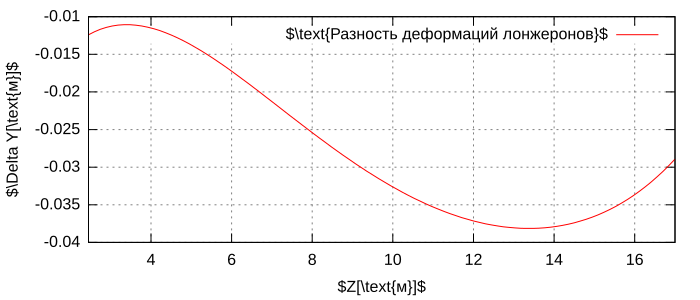

This figure's gnuplot source:
set term svg size 700,300
set style line 7 lt 1 lc rgbcolor "black" lw 1.1
set xzeroaxis ls 7
set grid
set xrange [2.45:17]
set xlabel '$Z[\text{м}]$'
set ylabel '$\Delta Y[\text{м}]$'
set output 'WingRotating.svg'
delta(x) = (-9.31939+9.56525)*1e-006*x**5 + (0.000389254-0.00040337)*x**4 + (-0.00568668+0.00602961)*x**3 + (0.0581283-0.0620603)*x**2 + (-0.0799436+0.0968412)*x + (0.000112752-0.034874)
plot delta(x) w lines t '$\text{Разность деформаций лонжеронов}$'
unset output
unset term

